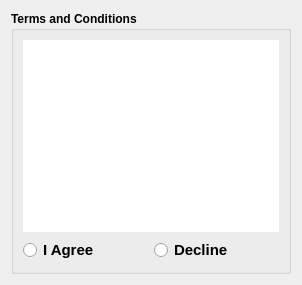
  <widget class="QWizardPage" name="wpLicense">
   <property name="font">
    <font>
     <weight>75</weight>
     <bold>true</bold>
    </font>
   </property>
   <property name="title">
    <string>End User License Agreement</string>
   </property>
   <property name="subTitle">
    <string>Read carefully before you proceed</string>
   </property>
   <layout class="QGridLayout" name="gridLayout_2">
    <item row="0" column="0">
     <widget class="QGroupBox" name="groupBox_16">
      <property name="title">
       <string>Terms and Conditions</string>
      </property>
      <layout class="QGridLayout" name="gridLayout_20">
       <item row="2" column="0">
        <widget class="QRadioButton" name="rbAccpt">
         <property name="font">
          <font>
           <pointsize>11</pointsize>
           <weight>75</weight>
           <bold>true</bold>
          </font>
         </property>
         <property name="text">
          <string>I Agree</string>
         </property>
         <property name="checked">
          <bool>false</bool>
         </property>
        </widget>
       </item>
       <item row="2" column="1">
        <widget class="QRadioButton" name="rbReject">
         <property name="font">
          <font>
           <pointsize>11</pointsize>
           <weight>75</weight>
           <bold>true</bold>
          </font>
         </property>
         <property name="text">
          <string>Decline</string>
         </property>
         <property name="checkable">
          <bool>true</bool>
         </property>
         <property name="checked">
          <bool>false</bool>
         </property>
        </widget>
       </item>
       <item row="1" column="0" colspan="2">
        <widget class="QTextEdit" name="txtLicense">
         <property name="font">
          <font>
           <pointsize>14</pointsize>
           <weight>75</weight>
           <bold>true</bold>
          </font>
         </property>
         <property name="frameShape">
          <enum>QFrame::NoFrame</enum>
         </property>
         <property name="frameShadow">
          <enum>QFrame::Raised</enum>
         </property>
        </widget>
       </item>
      </layout>
     </widget>
    </item>
   </layout>
  </widget>
